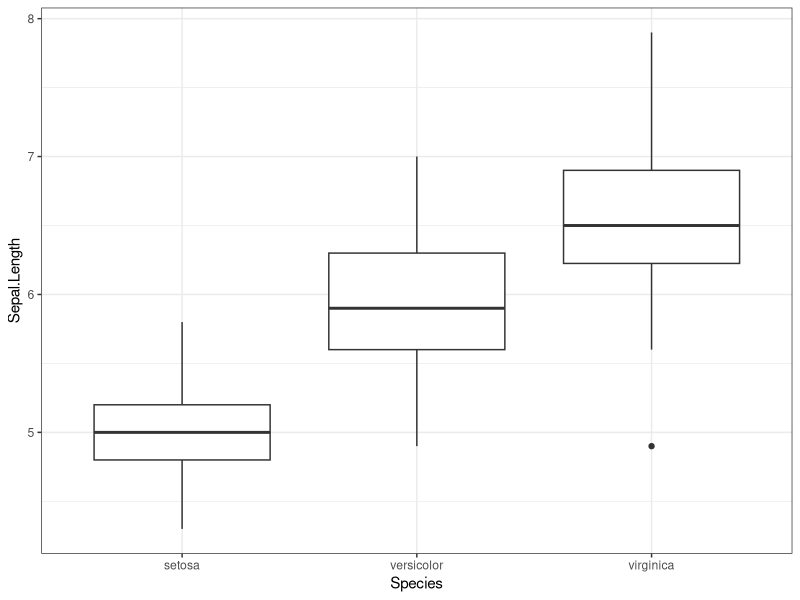
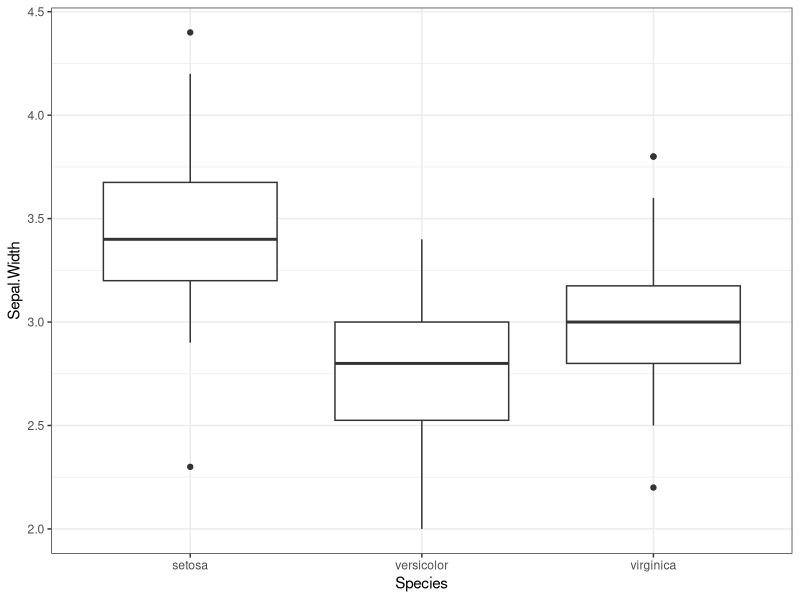
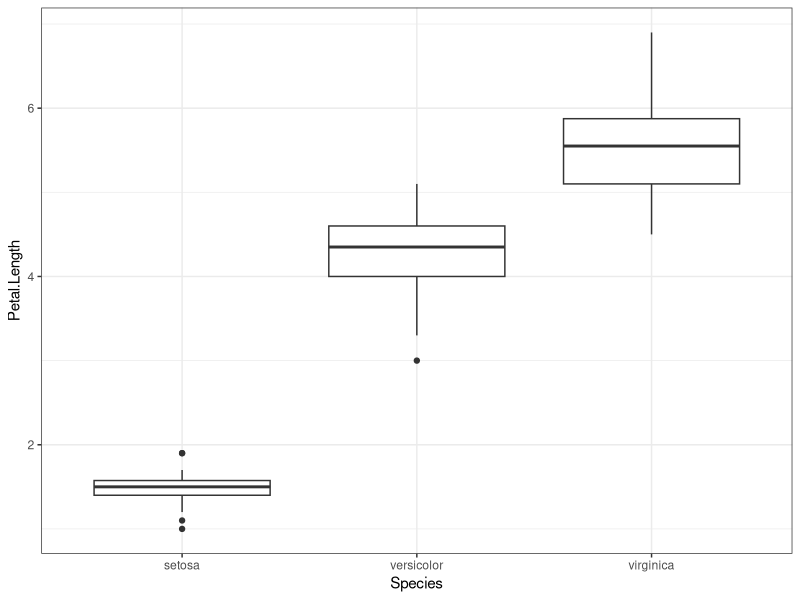
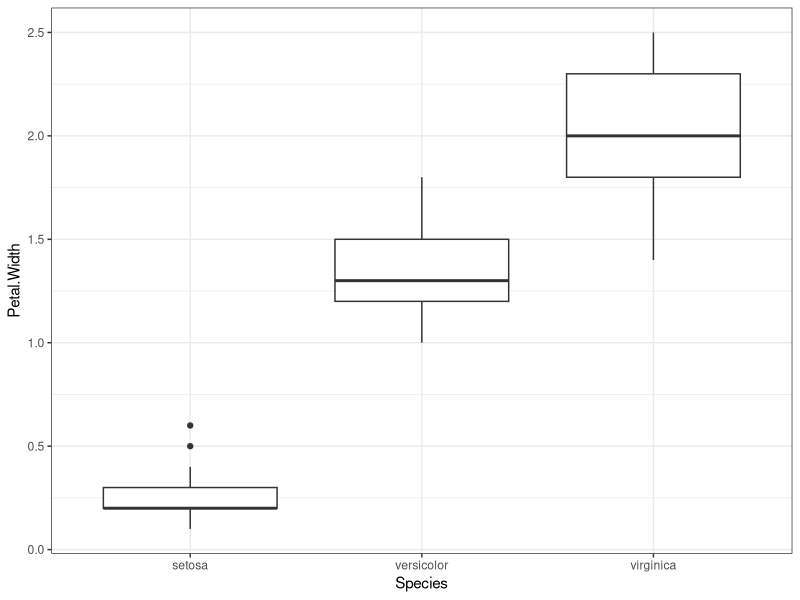
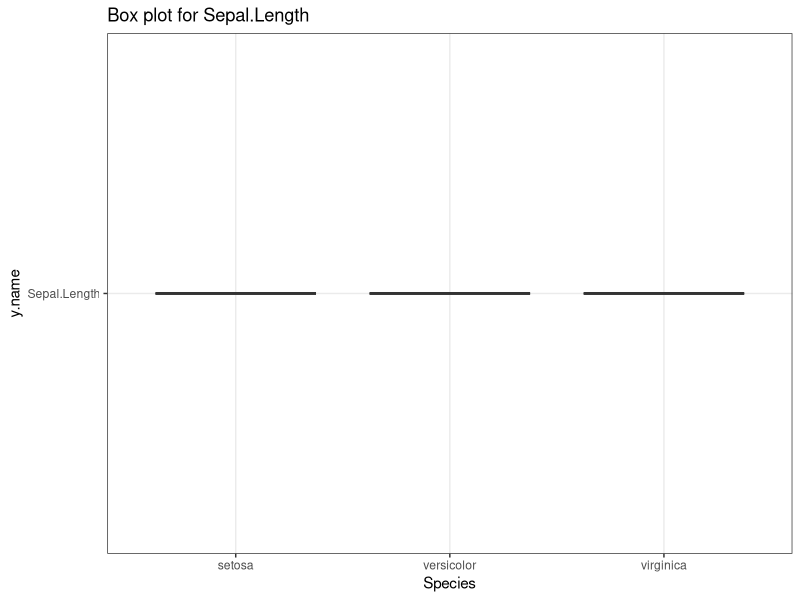
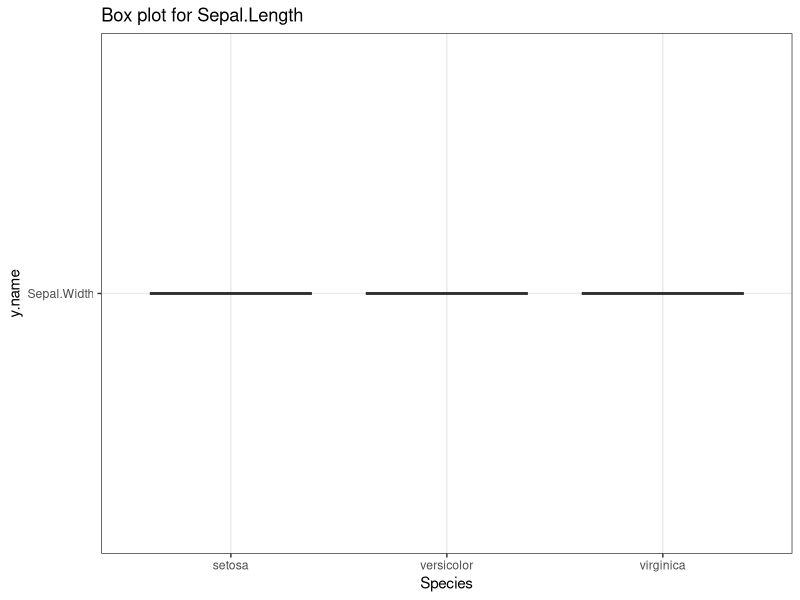
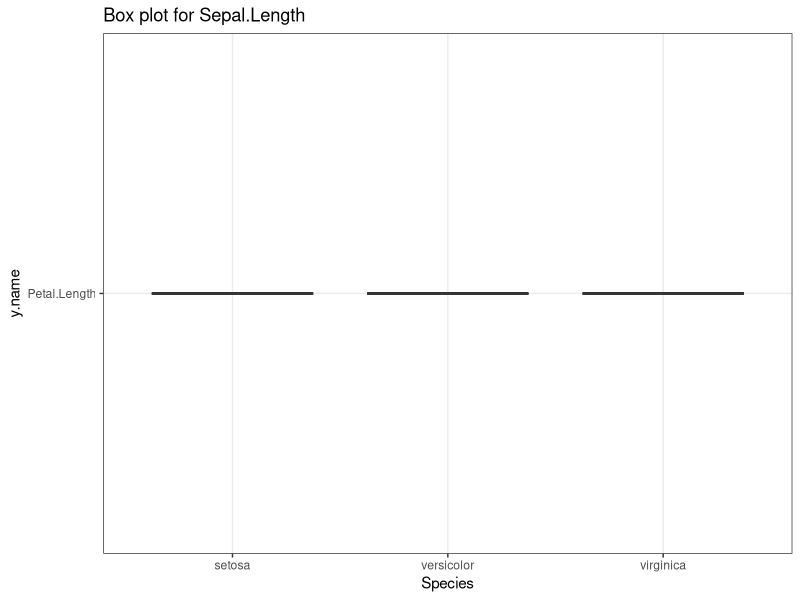
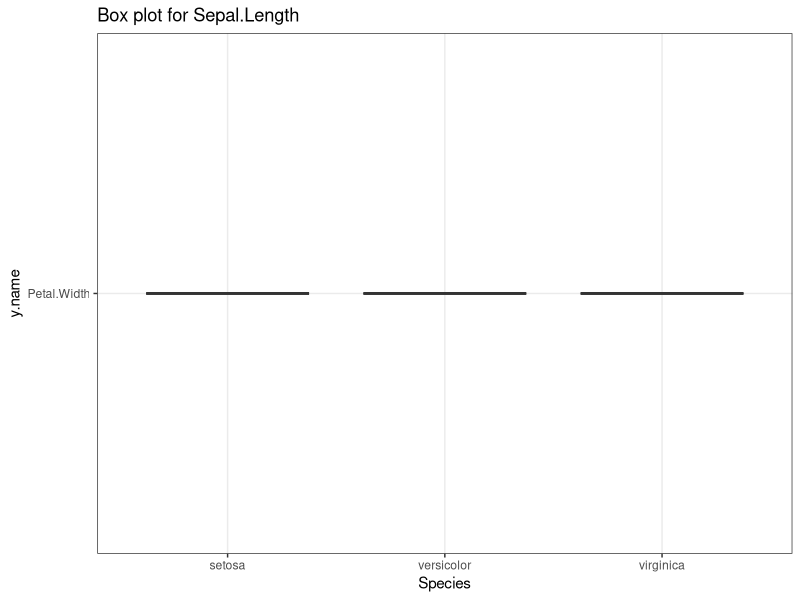

The R source for these figures, in order:
#******************************
# FastCampus lecture05
# univariate
# jangsea.park@gmail.com
# 2015-06-21
#******************************

# load packages -----------------------------------------------------------

library(ggplot2)


# read datasets -----------------------------------------------------------

iris
str(iris)
?iris


# five-number summary -----------------------------------------------------

sl <- iris$Sepal.Length
sw <- iris$Sepal.Width
pl <- iris$Petal.Length
pw <- iris$Petal.Width

# 'fivenum' function
fivenum(sl)
fivenum(sw)
fivenum(pl)
fivenum(pw)

# 'summary' function
summary(iris)


# draw boxplot ------------------------------------------------------------

ggplot(iris, aes(x=Species, y=Sepal.Length)) +
    geom_boxplot() +
    theme_bw()

ggplot(iris, aes(x=Species, y=Sepal.Width)) +
    geom_boxplot() +
    theme_bw()

ggplot(iris, aes(x=Species, y=Petal.Length)) +
    geom_boxplot() +
    theme_bw()

ggplot(iris, aes(x=Species, y=Petal.Width)) +
    geom_boxplot() +
    theme_bw()


# draw boxplot using loop -------------------------------------------------

y.names <- names(iris)[1:4]

# something wrong
for (y.name in y.names) {
    p <- ggplot(iris, aes(x=Species, y=y.name)) +
        geom_boxplot() +
        theme_bw() +
        ggtitle(paste('Box plot for', y.names))
    print(p)
}

# use 'aes_string'
for (y.name in y.names) {
    p <- ggplot(iris, aes_string(x='Species', y=y.name)) +
        geom_boxplot() +
        theme_bw() +
        ggtitle(paste('Box plot for', y.names))
    print(p)
}

# save png files
for (y.name in y.names) {
    p <- ggplot(iris, aes_string(x='Species', y=y.name)) +
        geom_boxplot() +
        theme_bw() +
        ggtitle(paste('Box plot for', y.names))
    ggsave(p, filename=paste0('iris_boxplot_', y.name, '.png'))
}
